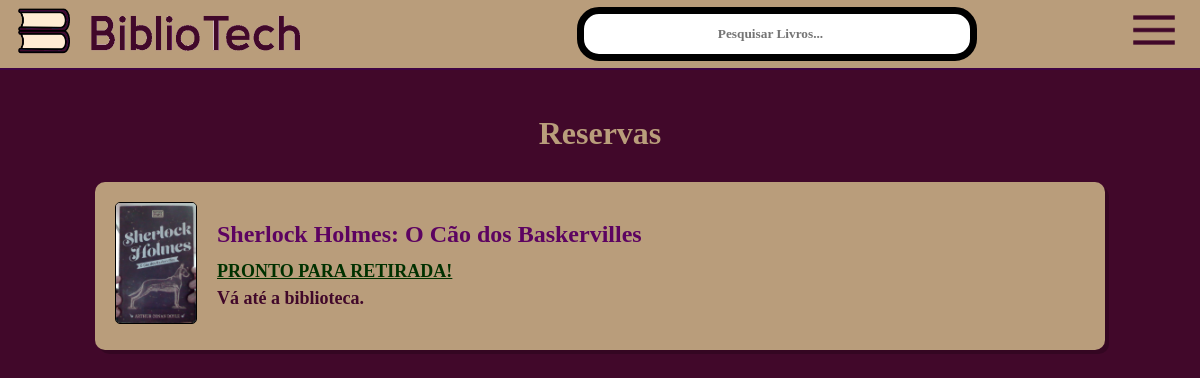
/minhas-reservas/ (signed in), run on an earlier commit of the app's database.
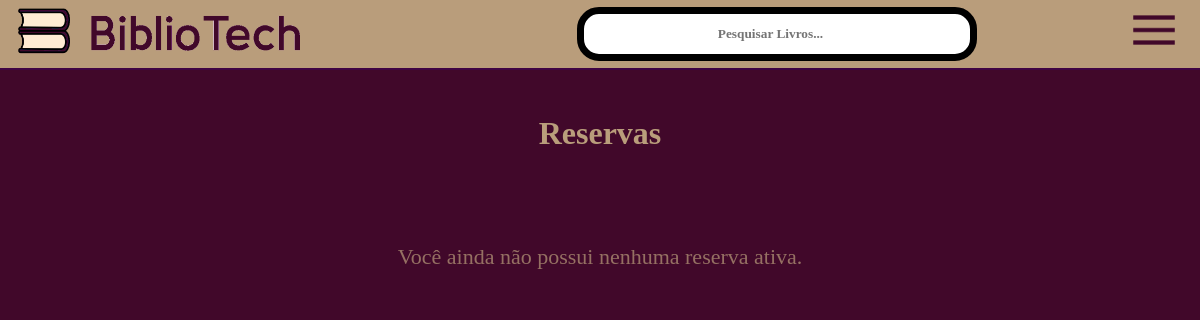
And on a later commit of the database.
### core/models.py (models this page shows, shortened)
class Reserva(models.Model):
    STATUS_CHOICES = [
        ('preparando', 'Em Preparação'),
        ('aguardando', 'Aguardando Retirada'),
        ('ativa', 'Retirado'),
        ('devolvido', 'Devolvido'),
        ('atrasado', 'Atrasado'),
    ]
    livro = models.ForeignKey(Livro, on_delete=models.CASCADE)
    usuario = models.ForeignKey(settings.AUTH_USER_MODEL, on_delete=models.CASCADE)
    data_reserva = models.DateField(auto_now_add=True)
    data_disponivel = models.DateField(null=True, blank=True)
    data_emprestimo = models.DateField(null=True, blank=True)
    data_devolucao = models.DateField(null=True, blank=True)
    status = models.CharField(max_length=20, choices=STATUS_CHOICES, default='preparando')
    data_devolucao_efetiva = models.DateField(null=True, blank=True)
    observacoes = models.TextField(blank=True, null=True)

class Livro(models.Model):
    titulo = models.CharField(max_length=200)
    autor = models.CharField(max_length=200)
    editora = models.CharField(max_length=100)
    categorias = models.ManyToManyField(Categoria, blank=True)
    capa = models.ImageField(upload_to='capas_livros/', default='capas_livros/default.png')
    rating = models.DecimalField(max_digits=3, decimal_places=2, default=5.0)
    data_limite_dias = models.IntegerField(default=15)
    quantidade = models.PositiveIntegerField(default=1)
    corredor = models.CharField(max_length=50, blank=True, null=True)
    prateleira = models.CharField(max_length=50, blank=True, null=True)

### core/views.py (the view)
# urls.py: path('minhas-reservas/', views.reservas_cliente_view, name='reservas_cliente'),
@login_required
def reservas_cliente_view(request):
    reservas = Reserva.objects.filter(usuario=request.user).exclude(status='devolvido').order_by('-data_reserva')
    return render(request, 'core/reservas_cliente.html', {'reservas': reservas})

### core/templates/core/reservas_cliente.html
{% extends 'core/base.html' %}
{% load static %}
{% block content %}
<div class="container-pagina-reservas">
    <div class="page-header">
        <h1>Reservas</h1>
    </div>
    <div class="lista-reservas">
        {% for reserva in reservas %}
        <a href="{% url 'livro_detalhe' reserva.livro.id %}" class="reservation-card">
            <div class="cover-das-reservas">
                <img src="{{ reserva.livro.capa.url }}" alt="Capa do {{ reserva.livro.titulo }}">
            </div>
            <div class="detalhes-da-reserva">
                <h3>{{ reserva.livro.titulo }}</h3>
                {% if reserva.status == 'preparando' %}
                    <p style="color: #f7d036; text-decoration:underline;">Em preparação</p>
                    <p>Pronto em: {{ reserva.data_disponivel|date:"d/m/Y" }}</p>
                {% elif reserva.status == 'aguardando' %}
                    <p style="color: #003100; font-weight: bold; text-decoration:underline;">PRONTO PARA RETIRADA!</p>
                    <p>Vá até a biblioteca.</p>
                {% elif reserva.status == 'ativa' %}
                    <p style="color: #034e80; text-decoration:underline;">Emprestado</p>
                    <p>Devolução: {{ reserva.data_devolucao|date:"d/m/Y" }}</p>
                {% elif reserva.status == 'atrasado' %}
                    <p style="color: #940303; font-weight: bold; text-decoration:underline;">ATRASADO</p>
                    <p>Devolução era: {{ reserva.data_devolucao|date:"d/m/Y" }}</p>
                {% endif %}
            </div>
        </a>
        {% empty %}
            <p class="vazio">Você ainda não possui nenhuma reserva ativa.</p>
        {% endfor %}
    </div>
</div>
{% endblock %}

What changed in the data, as far as the page shows it:
removed Reserva: livro.capa (picture), livro.titulo "Sherlock Holmes: O Cão dos Baskervilles", status "PRONTO PARA RETIRADA!"
Also different on the page:
text now shown: "Você ainda não possui nenhuma reserva ativa."
